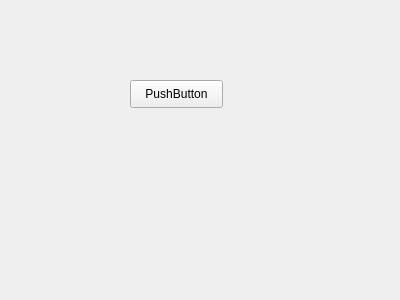
<?xml version="1.0" encoding="UTF-8"?>
<ui version="4.0">
 <class>MainWidget</class>
 <widget class="QWidget" name="MainWidget">
  <property name="geometry">
   <rect>
    <x>0</x>
    <y>0</y>
    <width>400</width>
    <height>300</height>
   </rect>
  </property>
  <property name="windowTitle">
   <string>Form</string>
  </property>
  <widget class="QPushButton" name="pushButton">
   <property name="geometry">
    <rect>
     <x>130</x>
     <y>80</y>
     <width>93</width>
     <height>28</height>
    </rect>
   </property>
   <property name="text">
    <string>PushButton</string>
   </property>
  </widget>
 </widget>
 <resources/>
 <connections/>
</ui>
